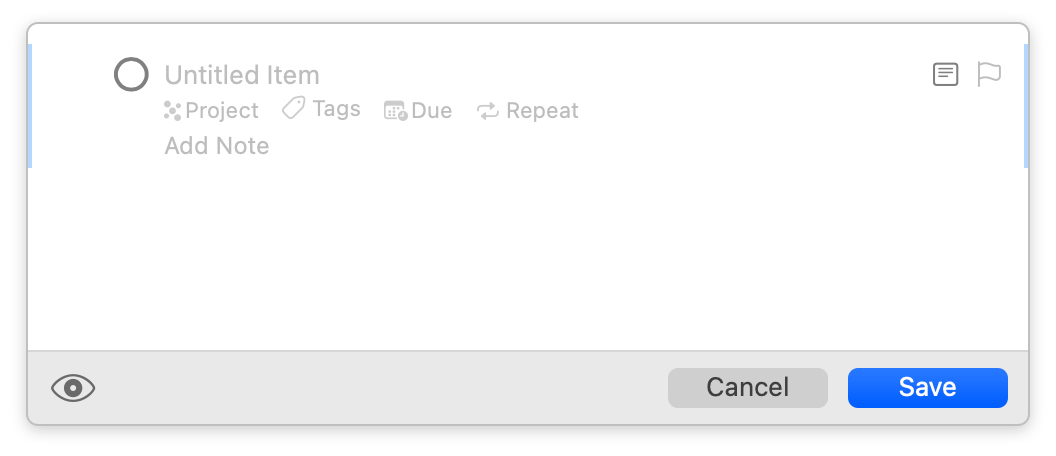
#> input picture omnifocusexample.jpg, 1056 x 456 px
$ python rotate_icon_colors.py ../omnifocusexample.jpg ../sunsumaexample.jpg
#> lines starting #> are read from the running program, lines starting #| are printed output that depends on the picture; after the words box and inside, x2 and y2 are one past the last pixel; in counts of white or black regions, pixels touching at a corner belong together
#> in rotate_hue, `alpha = rgb[:,:,3]`: alpha: shape (456, 1056); every value is 255
#> in rotate_hue, rgb_only is the input picture: shape (456, 1056, 3); mean R, G, B 245.9, 247, 248.9
#!/usr/bin/env python3
import sys
from PIL import Image
import numpy as np

def rgb_to_hsv(rgb):
    """Convert RGB to HSV using numpy for speed"""
    rgb = rgb.astype('float32') / 255.0
    maxc = np.max(rgb, axis=2)
    minc = np.min(rgb, axis=2)
    v = maxc

    deltac = maxc - minc
    s = np.where(maxc != 0, deltac / maxc, 0)

    # Hue calculation
    rc = np.where(deltac != 0, (maxc - rgb[:,:,0]) / deltac, 0)
    gc = np.where(deltac != 0, (maxc - rgb[:,:,1]) / deltac, 0)
    bc = np.where(deltac != 0, (maxc - rgb[:,:,2]) / deltac, 0)

    h = np.zeros_like(maxc)
    h = np.where((rgb[:,:,0] == maxc) & (deltac != 0), bc - gc, h)
    h = np.where((rgb[:,:,1] == maxc) & (deltac != 0), 2.0 + rc - bc, h)
    h = np.where((rgb[:,:,2] == maxc) & (deltac != 0), 4.0 + gc - rc, h)
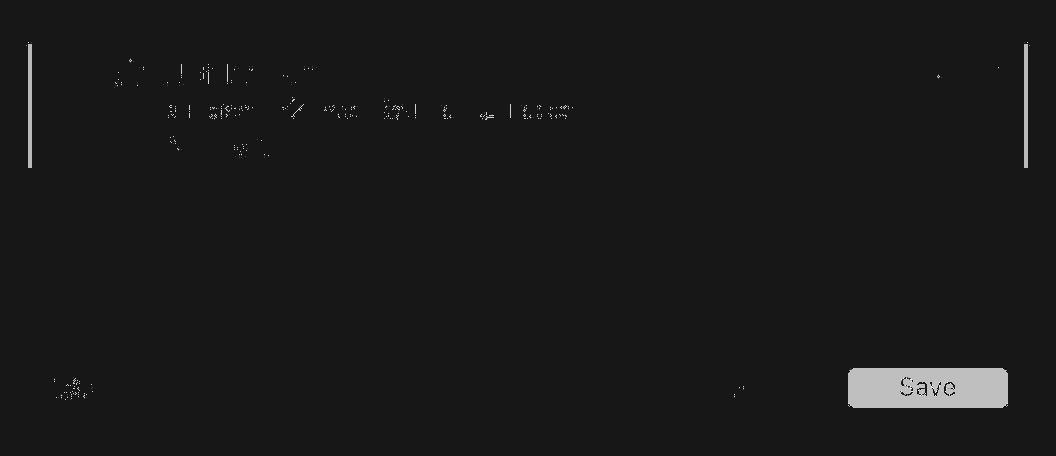
#> h: shape (456, 1056) float32; min -0.5, max 5, mean 0.0584; drawn with min black and max white
    h = (h / 6.0) % 1.0

    return np.stack([h, s, v], axis=2)
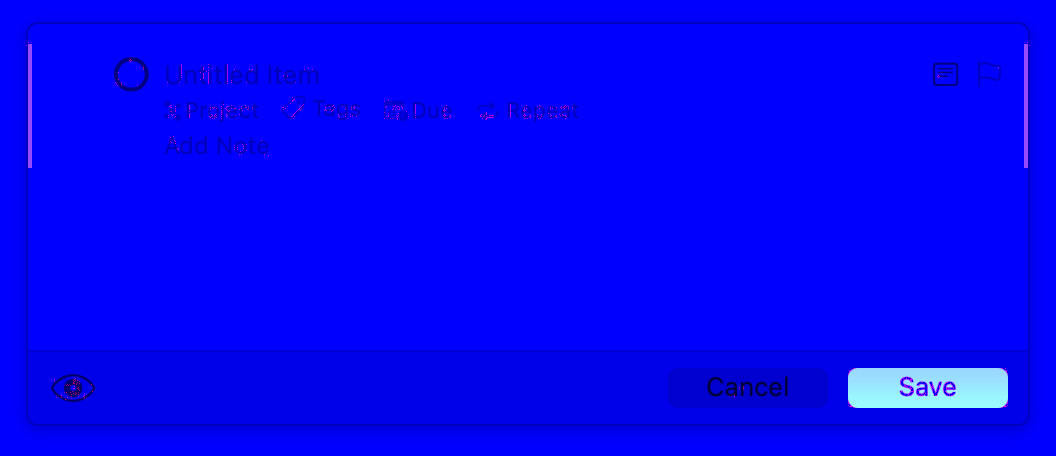
#> returned value: shape (456, 1056, 3) float32; mean of channels 0, 1, 2 0.00976, 0.0118, 0.975; drawn as R, G, B
#> in rotate_hue, `hsv[:,:,0] = (hsv[:,:,0] + hue_shift) % 1.0`: hsv: shape (456, 1056, 3) float32; mean of channels 0, 1, 2 0.308, 0.0118, 0.975

def hsv_to_rgb(hsv):
    """Convert HSV back to RGB"""
    h, s, v = hsv[:,:,0], hsv[:,:,1], hsv[:,:,2]
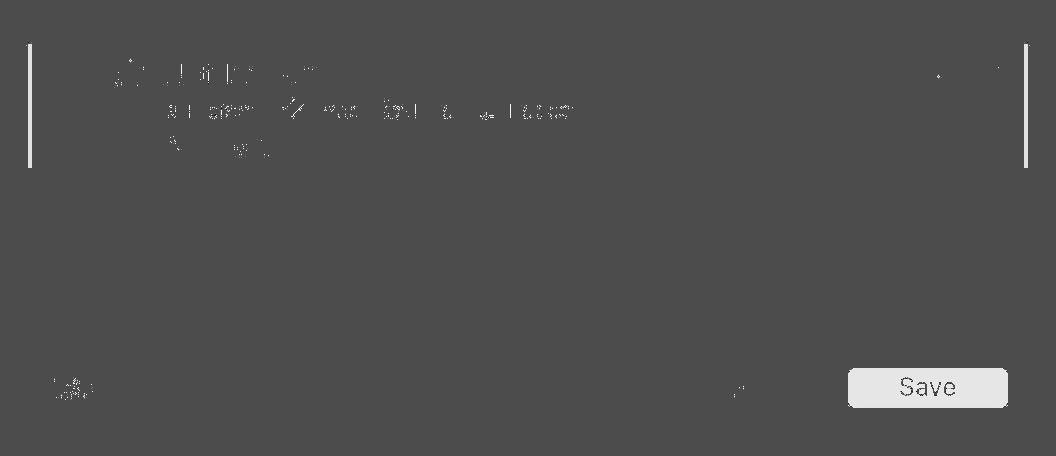
#> h: shape (456, 1056) float32; min 0, max 0.967, mean 0.31

    i = np.floor(h * 6.0).astype(int)
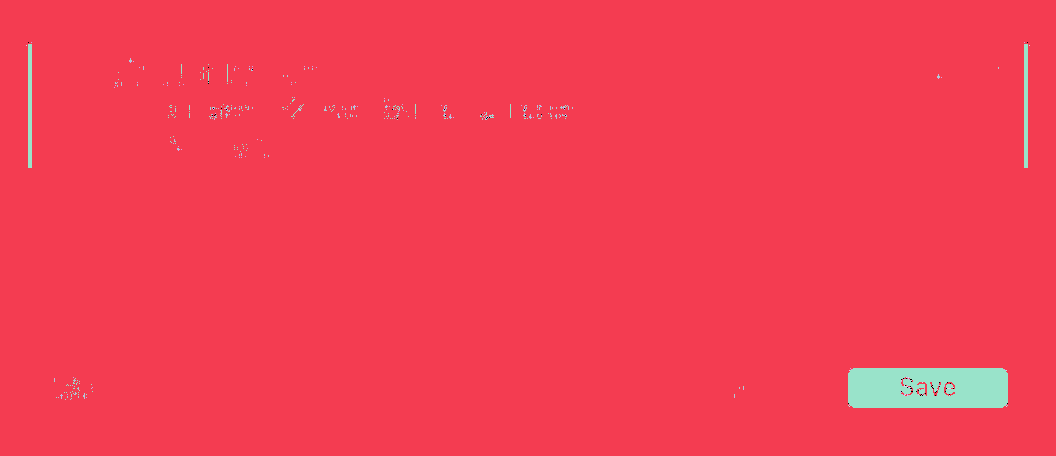
#> i: shape (456, 1056) int64; 6 distinct labels, from 0 to 5; one colour per label, 0 black
    f = h * 6.0 - i
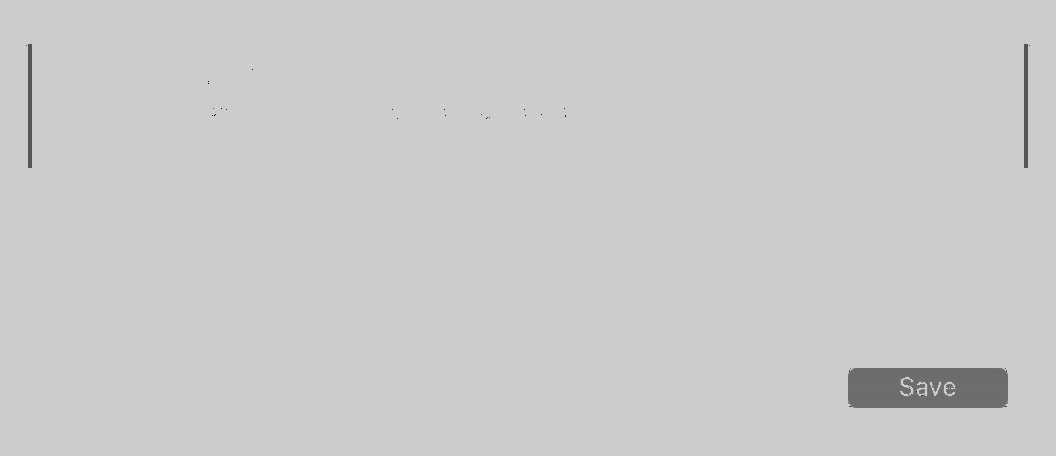
#> f: shape (456, 1056) float64; min 0, max 0.8, mean 0.794
    p = v * (1.0 - s)
    q = v * (1.0 - f * s)
    t = v * (1.0 - (1.0 - f) * s)

    i = i % 6

    rgb = np.zeros_like(hsv)
    idx = (i == 0)
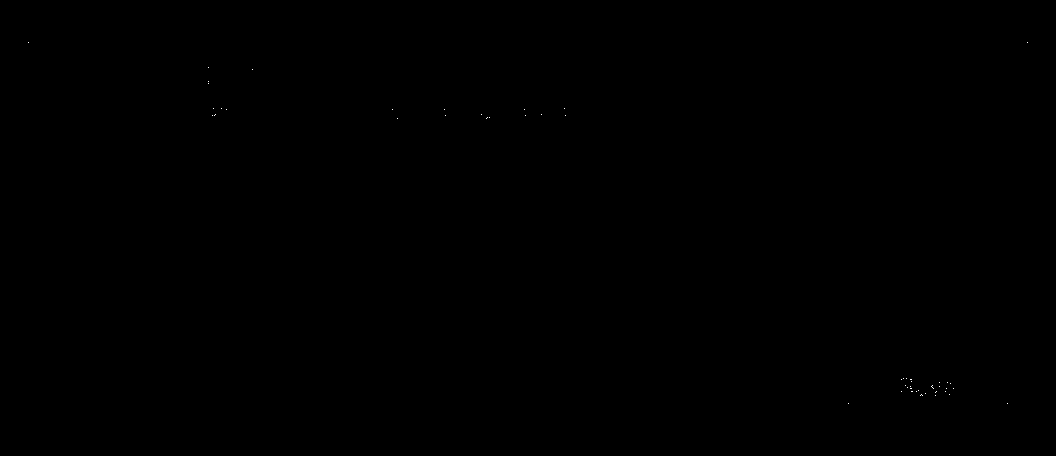
#> idx: shape (456, 1056) bool; 0.01% white in thin lines or dots, all inside (x1, y1, x2, y2) = (28, 42, 1028, 404)
    rgb[idx] = np.stack([v[idx], t[idx], p[idx]], axis=1)
    idx = (i == 1)
#> idx: shape (456, 1056) bool; 98.4% white; 274 black regions (268 under 20 px), largest, box (x1, y1, x2, y2) and area: (848, 368, 1008, 408) 6176, (28, 44, 32, 168) 496, (1024, 44, 1028, 168) 496, (483, 112, 494, 120) 31, (291, 104, 304, 117) 23, (560, 105, 569, 110) 20
    rgb[idx] = np.stack([q[idx], v[idx], p[idx]], axis=1)
    idx = (i == 2)
#> idx: shape (456, 1056) bool; 0.06% white in thin lines or dots, all inside (x1, y1, x2, y2) = (31, 42, 1025, 405)
    rgb[idx] = np.stack([p[idx], v[idx], t[idx]], axis=1)
#> rgb: shape (456, 1056, 3) float32; mean of channels 0, 1, 2 0.959, 0.959, 0.959
    idx = (i == 3)
#> idx: shape (456, 1056) bool; 0% white in thin lines or dots, all inside (x1, y1, x2, y2) = (565, 116, 954, 396)
    rgb[idx] = np.stack([p[idx], q[idx], v[idx]], axis=1)
#> rgb: shape (456, 1056, 3) float32; mean of channels 0, 1, 2 0.959, 0.959, 0.959
    idx = (i == 4)
#> idx: shape (456, 1056) bool; 0.01% white in thin lines or dots, all inside (x1, y1, x2, y2) = (26, 45, 1030, 407)
    rgb[idx] = np.stack([t[idx], p[idx], v[idx]], axis=1)
#> rgb: shape (456, 1056, 3) float32; mean of channels 0, 1, 2 0.96, 0.96, 0.96
    idx = (i == 5)
#> idx: shape (456, 1056) bool; 1.6% white; 256 white regions (252 under 20 px), largest, box (x1, y1, x2, y2) and area: (848, 368, 1008, 408) 6054, (28, 44, 32, 168) 496, (1024, 44, 1028, 168) 496, (946, 384, 953, 388) 26
    rgb[idx] = np.stack([v[idx], p[idx], q[idx]], axis=1)
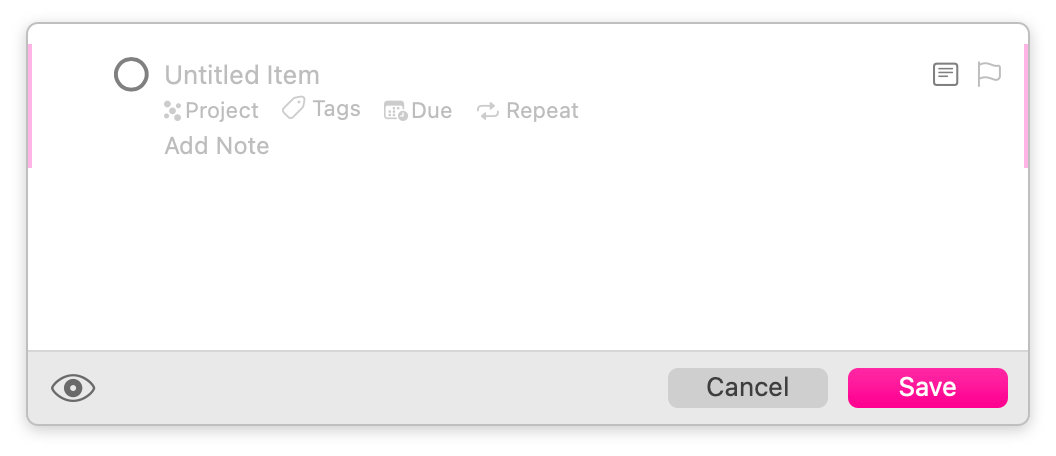
#> rgb: shape (456, 1056, 3) float32; mean of channels 0, 1, 2 0.975, 0.963, 0.97; drawn as R, G, B

    return (rgb * 255).astype('uint8')

def rotate_hue(image_path, output_path, hue_shift=0.3):
    """Rotate hue of an image by specified amount (0.3 = 108 degrees)"""
    img = Image.open(image_path).convert('RGBA')
    rgb = np.array(img)

    # Separate alpha channel
    alpha = rgb[:,:,3]
    rgb_only = rgb[:,:,:3]

    # Convert to HSV, rotate hue, convert back
    hsv = rgb_to_hsv(rgb_only)
    hsv[:,:,0] = (hsv[:,:,0] + hue_shift) % 1.0
    rgb_rotated = hsv_to_rgb(hsv)

    # Recombine with alpha
    result = np.dstack([rgb_rotated, alpha])

    Image.fromarray(result, 'RGBA').save(output_path)

if __name__ == "__main__":
    if len(sys.argv) != 3:
        print("Usage: python rotate_icon_colors.py input.png output.png")
        sys.exit(1)

    rotate_hue(sys.argv[1], sys.argv[2], hue_shift=0.3)
